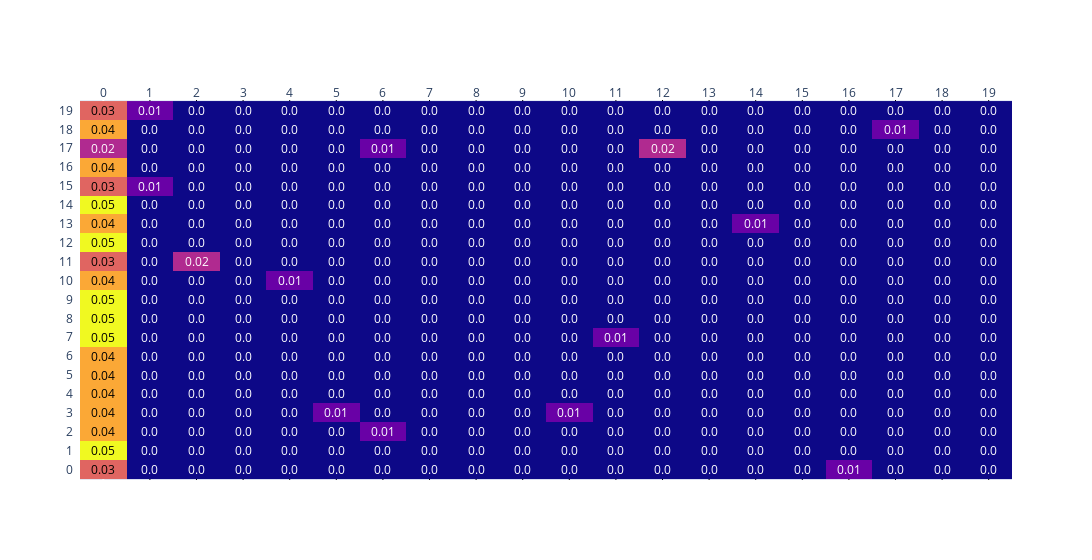

Notebook cell for this chart:
### Code cell
cm = confusion_matrix(y_true = topics["target"], y_pred = topics["class_pred"]) / 5000

fig = ff.create_annotated_heatmap(cm.round(2), x = [i for i in range(20)], y = [i for i in range(20)])
fig.update_layout(width = 1200)

fig.show()
